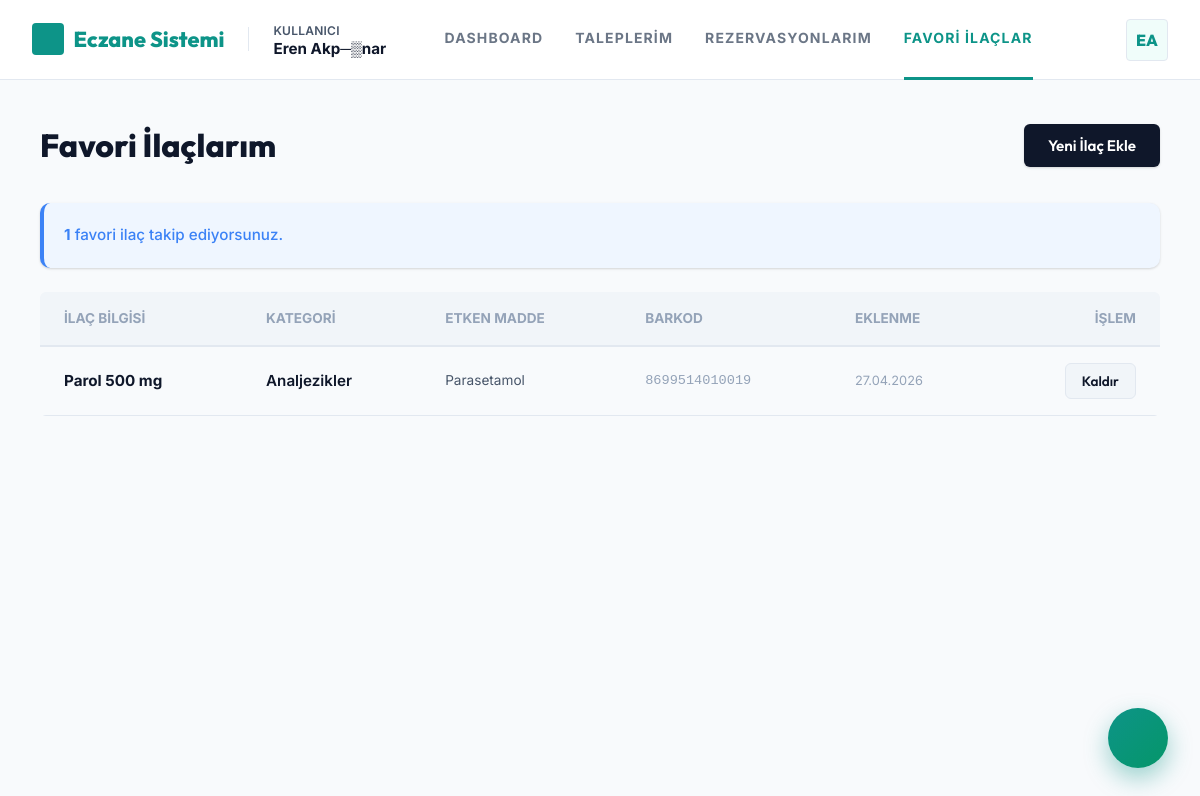
The page /user/favorites.php (signed in) on the database its author committed.
### tables this page shows
CREATE TABLE `favoriler` (
  `id` int(11) NOT NULL AUTO_INCREMENT,
  `kullanici_id` int(11) NOT NULL,
  `ilac_id` int(11) NOT NULL,
  `olusturma` datetime NOT NULL DEFAULT current_timestamp(),
  PRIMARY KEY (`id`),
  UNIQUE KEY `uk_kullanici_ilac` (`kullanici_id`,`ilac_id`),
  KEY `fk_fav_ilac` (`ilac_id`),
  CONSTRAINT `fk_fav_ilac` FOREIGN KEY (`ilac_id`) REFERENCES `ilaclar` (`id`) ON DELETE CASCADE ON UPDATE CASCADE,
  CONSTRAINT `fk_fav_kullanici` FOREIGN KEY (`kullanici_id`) REFERENCES `kullanicilar` (`id`) ON DELETE CASCADE ON UPDATE CASCADE
);

CREATE TABLE `ilaclar` (
  `id` int(11) NOT NULL AUTO_INCREMENT,
  `kategori_id` int(11) NOT NULL,
  `ad` varchar(200) NOT NULL,
  `barkod` varchar(50) DEFAULT NULL,
  `etken_madde` varchar(200) DEFAULT NULL,
  `aciklama` text DEFAULT NULL,
  `resim` varchar(255) DEFAULT NULL,
  `aktif` tinyint(1) NOT NULL DEFAULT 1,
  `olusturma` datetime NOT NULL DEFAULT current_timestamp(),
  PRIMARY KEY (`id`),
  UNIQUE KEY `barkod` (`barkod`),
  KEY `fk_ilac_kategori` (`kategori_id`),
  CONSTRAINT `fk_ilac_kategori` FOREIGN KEY (`kategori_id`) REFERENCES `kategoriler` (`id`) ON UPDATE CASCADE
);

CREATE TABLE `kategoriler` (
  `id` int(11) NOT NULL AUTO_INCREMENT,
  `ad` varchar(150) NOT NULL,
  `aciklama` text DEFAULT NULL,
  `olusturma` datetime NOT NULL DEFAULT current_timestamp(),
  PRIMARY KEY (`id`),
  UNIQUE KEY `ad` (`ad`)
);

### core/db.php (called while the page is built, shortened)
<?php
class Veritabani {
    private static ?PDO $baglanti = null;
    public static function baglan(): PDO {
        if (self::$baglanti === null) {
            $dsn = "mysql:host=" . DB_HOST . ";port=" . DB_PORT . ";dbname=" . DB_NAME . ";charset=" . DB_CHARSET;
            $secenekler = [
                PDO::ATTR_ERRMODE            => PDO::ERRMODE_EXCEPTION,
                PDO::ATTR_DEFAULT_FETCH_MODE => PDO::FETCH_ASSOC,
                PDO::ATTR_EMULATE_PREPARES   => false,
                PDO::MYSQL_ATTR_INIT_COMMAND => "SET NAMES " . DB_CHARSET . " COLLATE " . DB_CHARSET . "_general_ci",
            ];
            try {
                self::$baglanti = new PDO($dsn, DB_USER, DB_PASS, $secenekler);
            } catch (PDOException $e) {
                error_log("Veritabanı Hatası: " . $e->getMessage());
                die('<div style="font-family:sans-serif; text-align:center; padding:5rem; color:#64748b;">
                    <h1 style="color:#0f172a;">⚠ Veritabanı Bağlantı Hatası</h1>
                    <p>Sistem şu anda geçici bir teknik sorun nedeniyle erişilemez durumda.</p>
                </div>');
            }
        }
        return self::$baglanti;
    }
}
function db(): PDO {
    return Veritabani::baglan();
}

### includes/helpers.php (called while the page is built, shortened)
<?php
if (!function_exists('e')) {
    function e(string $metin): string
    {
        return htmlspecialchars($metin, ENT_QUOTES | ENT_HTML5, 'UTF-8');
    }
}

### user/favorites.php (the view, shortened to what this page needs)
<?php
require_once __DIR__ . '/../core/db.php';
$kid = mevcutKullaniciId();
$favoriler = db()->prepare(
    "SELECT f.id AS fav_id, f.olusturma,
            i.id AS ilac_id, i.ad AS ilac_adi, i.barkod, i.etken_madde,
            k.ad AS kategori_adi
     FROM favoriler f
     JOIN ilaclar i ON i.id = f.ilac_id
     JOIN kategoriler k ON k.id = i.kategori_id
     WHERE f.kullanici_id = ? AND i.aktif = 1
     ORDER BY k.ad, i.ad"
);
$favoriler->execute([$kid]);
$favoriler = $favoriler->fetchAll();
include __DIR__ . '/../includes/header.php';
?>
<main class="ana-icerik">
    <div class="sayfa-baslik">
        <h1><?= svgIkon('heart') ?> Favori İlaçlarım</h1>
        <div style="display:flex;gap:.75rem;">
            <button class="btn btn-birincil" onclick="modalAc('favEkleModal')">
                <?= svgIkon('plus') ?> <span class="mobil-gizle">Yeni İlaç Ekle</span>
            </button>
        </div>
    </div>
    <?php if (empty($favoriler)): ?>
    <div class="kart">
        <div class="bos-durum" style="padding:4.5rem 2rem;">
            <?= svgIkon('pill') ?>
            <h3 class="mt-1">Henüz favori ilacınız yok</h3>
            <p>Takip etmek istediğiniz ilaçları favorilerinize ekleyin. Stok eşleştirme özelliğiyle en yakın hangi eczanede bulunduğunu anında görün.</p>
            <button class="btn btn-birincil mt-2" onclick="modalAc('favEkleModal')">
                <?= svgIkon('plus') ?> İlk İlacınızı Ekleyin
            </button>
        </div>
    </div>
    <?php else: ?>
    <div class="uyari uyari-bilgi">
        <span>
            <strong><?= count($favoriler) ?></strong> favori ilaç takip ediyorsunuz.
        </span>
    </div>
    <div class="tablo-sarici mt-1">
        <table class="tablo">
            <thead>
                <tr>
                    <th style="padding-left:1.5rem;">İlaç Bilgisi</th>
                    <th>Kategori</th>
                    <th>Etken Madde</th>
                    <th>Barkod</th>
                    <th>Eklenme</th>
                    <th style="text-align:right; padding-right:1.5rem;">İşlem</th>
                </tr>
            </thead>
            <tbody>
                <?php foreach ($favoriler as $f): ?>
                <tr>
                    <td style="padding-left:1.5rem;">
                        <div style="display:flex; flex-direction:column;">
                            <strong><?= e($f['ilac_adi']) ?></strong>
                        </div>
                    </td>
                    <td><span class="rozet rozet-mavi" style="font-weight:600;"><?= e($f['kategori_adi']) ?></span></td>
                    <td style="font-size:0.85rem; color:var(--metin-ikincil);"><?= e($f['etken_madde'] ?: '—') ?></td>
                    <td style="font-size:0.85rem; font-family:monospace; color:var(--metin-uc);"><?= e($f['barkod'] ?: '—') ?></td>
                    <td style="font-size:0.8rem; color:var(--metin-uc);"><?= date('d.m.Y', strtotime($f['olusturma'])) ?></td>
                    <td style="text-align:right; padding-right:1.5rem;">
                        <form method="post" style="display:inline;" onsubmit="return confirm('Bu ilacı favorilerinizden kaldırmak istediğinize emin misiniz?')">
                            <button type="submit" class="btn btn-gri btn-sm" title="Favorilerden Kaldır">
                                <?= svgIkon('trash') ?> <span class="mobil-gizle">Kaldır</span>
                            </button>
                        </form>
                    </td>
                </tr>
                <?php endforeach; ?>
            </tbody>
        </table>
    </div>
    <?php endif; ?>
</main>
<?php include __DIR__ . '/../includes/footer.php'; ?>

### assets/css/style.css (style rules this page uses)
:root { --font-govde: 'Inter', system-ui, -apple-system, sans-serif; --font-baslik: 'Outfit', 'Inter', system-ui, sans-serif; --renk-birincil: #0d9488; --renk-birincil-koyu: #0f766e; --renk-birincil-acik: #f0fdfa; --renk-ikincil: #0f172a; --renk-ikincil-acik: #f8fafc; --arkaplan: #f8fafc; --arkaplan-kart: #ffffff; --arkaplan-duz: #ffffff; --arkaplan-hover: #f1f5f9; --kenar-rengi: #e2e8f0; --metin-birincil: #0f172a; --metin-ikincil: #475569; --metin-uc: #94a3b8; --renk-basari: #10b981; --renk-basari-bg: #ecfdf5; --renk-uyari: #f59e0b; --renk-uyari-bg: #fffbeb; --renk-tehlike: #ef4444; --renk-tehlike-bg: #fef2f2; --renk-bilgi: #3b82f6; --renk-bilgi-bg: #eff6ff; --golge-hafif: 0 1px 3px 0 rgba(0, 0, 0, 0.1), 0 1px 2px 0 rgba(0, 0, 0, 0.06); --golge-orta: 0 4px 6px -1px rgba(0, 0, 0, 0.1), 0 2px 4px -1px rgba(0, 0, 0, 0.06); --golge-koyu: 0 10px 15px -3px rgba(0, 0, 0, 0.1), 0 4px 6px -2px rgba(0, 0, 0, 0.05); --yaricap-sm: 6px; --yaricap: 10px; --yaricap-lg: 16px; --yaricap-pill: 9999px; --gecis: all 0.3s cubic-bezier(0.4, 0, 0.2, 1); --gecis-hizli: all 0.15s ease; --sidebar-genislik: 280px; --navbar-yukseklik: 80px; }
*, *::before, *::after { box-sizing: border-box; margin: 0; padding: 0; }
html { scroll-behavior: smooth; }
body { font-family: var(--font-govde); color: var(--metin-birincil); line-height: 1.6; font-size: 0.95rem; -webkit-font-smoothing: antialiased; transition: background 0.4s ease, color 0.4s ease; background: var(--arkaplan); }
h1, h2, h3, h4, h5, h6 { font-family: var(--font-baslik); color: var(--metin-birincil); }
.sayfa-baslik { margin-bottom: 2rem; display: flex; justify-content: space-between; align-items: center; }
.sayfa-baslik h1 { font-size: 2rem; font-weight: 800; display: flex; align-items: center; gap: 0.75rem; margin: 0; }
.ana-icerik { flex: 1; padding: 2.5rem; }
.btn { display: inline-flex; align-items: center; justify-content: center; gap: 0.6rem; padding: 0.75rem 1.5rem; border-radius: var(--yaricap-sm); font-weight: 600; font-size: 0.95rem; border: none; cursor: pointer; transition: var(--gecis); font-family: var(--font-baslik); position: relative; overflow: hidden; box-shadow: var(--golge-hafif); }
.btn-sm { padding: 0.5rem 1rem; font-size: 0.85rem; border-radius: 6px; }
.btn-birincil { background: var(--renk-ikincil); color: #fff; }
.btn-gri { background: var(--arkaplan-hover); color: var(--metin-birincil); box-shadow: none; border: 1px solid var(--kenar-rengi); }
.tablo-sarici { overflow-x: auto; border-radius: var(--yaricap-sm); }
.tablo { width: 100%; border-collapse: separate; border-spacing: 0; text-align: left; }
.tablo th { background: var(--arkaplan-hover); color: var(--metin-uc); font-size: 0.85rem; text-transform: uppercase; font-weight: 700; padding: 1rem; border-bottom: 2px solid var(--kenar-rengi); }
.tablo td { padding: 1rem; border-bottom: 1px solid var(--kenar-rengi); font-size: 0.95rem; color: var(--metin-birincil); }
.uyari { display: flex; align-items: flex-start; gap: 1rem; padding: 1.25rem; border-radius: var(--yaricap); font-size: 0.95rem; margin-bottom: 1.5rem; box-shadow: var(--golge-hafif); font-weight: 500; }
.uyari-bilgi { background: var(--renk-bilgi-bg); color: var(--renk-bilgi); border-left: 4px solid var(--renk-bilgi); }
:root { --auth-font-main: 'Inter', system-ui, -apple-system, sans-serif; --auth-font-heading: 'Inter', sans-serif; --auth-radius-lg: 12px; --auth-radius-md: 8px; --auth-radius-sm: 4px; --auth-accent: #0d9488; --auth-accent-hover: #0f766e; --auth-accent-glow: rgba(13, 148, 136, 0.1); --auth-accent-secondary: #0f172a; --auth-success: #16a34a; --auth-bg: #f8fafc; --auth-surface: #ffffff; --auth-surface-hover: #f1f5f9; --auth-border: #e2e8f0; --auth-text-main: #0f172a; --auth-text-muted: #475569; --auth-input-bg: #ffffff; --auth-input-border: #cbd5e1; --auth-card-shadow: 0 4px 6px -1px rgba(0, 0, 0, 0.1), 0 2px 4px -2px rgba(0, 0, 0, 0.1); --auth-glass-blur: 0px; --auth-blob-opacity: 0; --auth-brand-bg: #f1f5f9; --auth-heading-grad: #0f172a; }

### rows shown on the page
favoriler: ilac.ad "Parol 500 mg", kategoriler.ad "Analjezikler", ilac.etken_madde "Parasetamol", ilac.barkod "8699514010019", olusturma "27.04.2026"

### other values the page prints
APP_NAME "Eczane Sistemi"
rolAdi($rol) "KULLANICI"
$_SESSION['kullanici_ad'] "Eren Akp─▒nar"
$item['label'] "DASHBOARD"
$item['label'] "TALEPLERIM"
$item['label'] "REZERVASYONLARIM"
$item['label'] "FAVORI İLAÇLAR"
initialsAvatar($_SESSION['kullanici_ad'] ?? 'U') "EA"
count($favoriler) "1"
